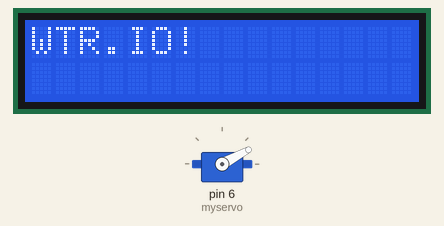
Recording of a sketch running on a simulated Arduino Uno, built with avr-gcc and run on an emulated ATmega328P. On the bench: servo, 16×2 character LCD.

Above: at 0.21 s.
At 1.12 s:
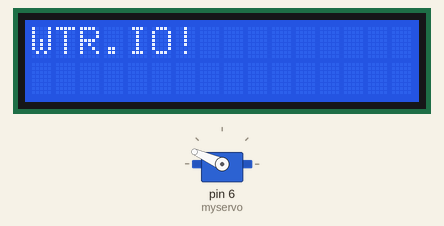
At 2.0 s:
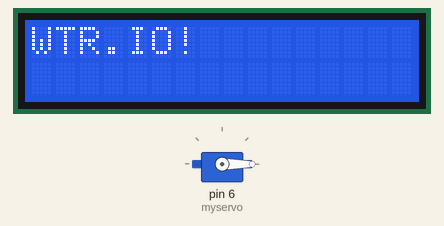
Timing chart, 0 to 3.5 s (numbered marks = the images above):
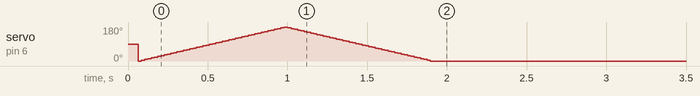

The sketch:

servo_lcd.ino
```cpp
#include <LiquidCrystal.h>
#include <Servo.h>

LiquidCrystal lcd(7,8,9,10,11,12);
Servo myservo;

void write_name_lcd(int pos){
  lcd.setCursor(0,1);
  lcd.print(pos);
  lcd.print("");
}

void setup(){
  myservo.attach(6); // putting the orange servo pin into port 6
  lcd.begin(16,2);
  lcd.print("WTR.IO!");
  lcd.setCursor(0,1);
}
void loop(){
  int pos;
  int angle = 0;
long t = 1;

   for (angle = 0; angle <= 180; angle += 1) {
    myservo.write(angle);
    delay(5);
  }

  // And back from 180 to 0 degrees:

  for (angle = 180; angle >= 0; angle -= 1) {
    myservo.write(angle);
    delay(5);
  }
  delay(60000);
}
```
